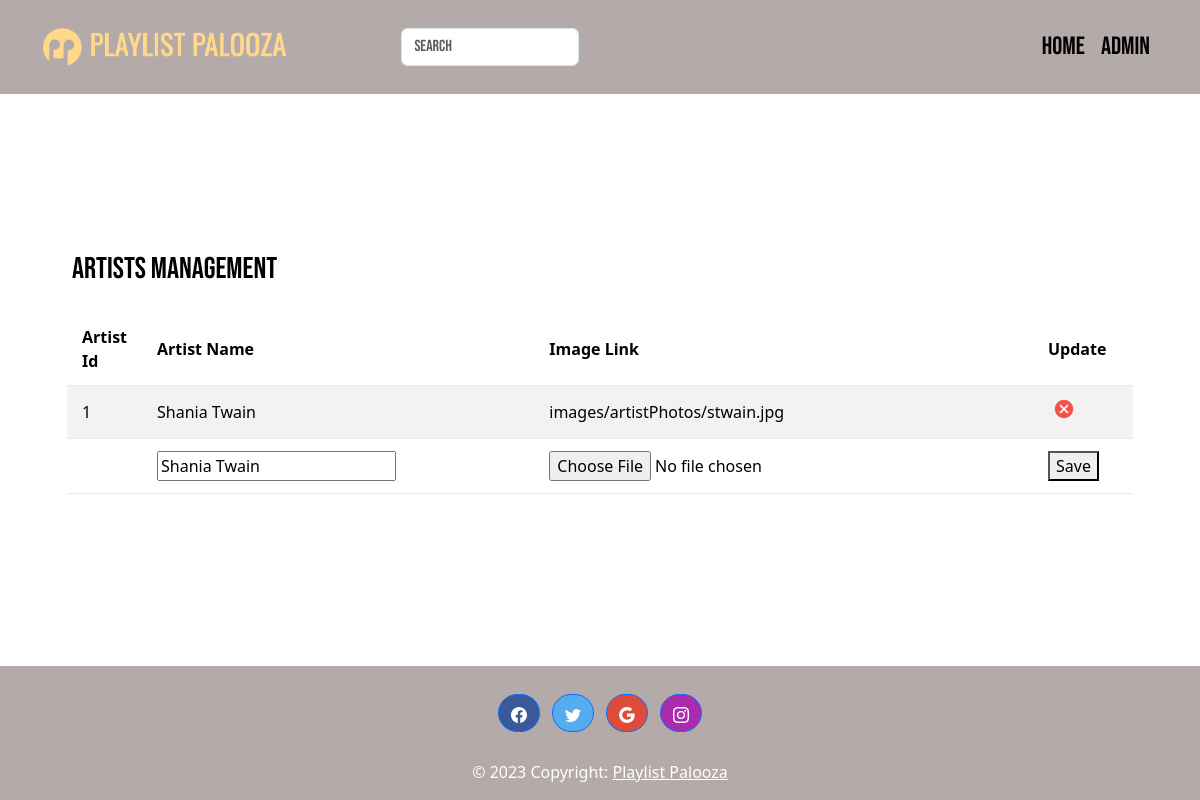
/PlaylistPalooza/edit_artists.php?id=1, run on the app's committed database.
### tables this page shows
CREATE TABLE `artist` (
  `artistId` int(255) NOT NULL,
  `artistName` varchar(50) NOT NULL,
  `imageLink` varchar(300) NOT NULL
);

### PlaylistPalooza/edit_artists.php (the view, shortened to what this page needs)
<?php
include "includes/adminHeader.php";
include "includes/dbConnect.php";
if (isset($_GET['id'])) {
  $artistId = $_GET['id'];
  $sql = "SELECT * FROM artist WHERE artistId = :artistId";
  $stmt = $db->prepare($sql);
  $stmt->bindParam(':artistId', $artistId);
  $stmt->execute();
  $artist = $stmt->fetch(PDO::FETCH_ASSOC);
}
?>
<!DOCTYPE html>
<html lang="en">
<head>
  <link rel="stylesheet" href="https://stackpath.bootstrapcdn.com/bootstrap/5.3.2/css/bootstrap.min.css" />
  <link rel="stylesheet" href="https://maxcdn.bootstrapcdn.com/font-awesome/4.7.0/css/font-awesome.min.css" />
  <link rel="stylesheet" href="css/adminPanel.css" />
</head>
<body>
  <div class="container-xl">
    <div class="table-responsive">
      <div class="table-wrapper">
        <div class="table-title">
          <div class="row">
            <div class="col-sm-5">
              <h2>Artists Management</h2>
            </div>
          </div>
        </div>
        <table class="table table-striped table-hover">
          <thead>
            <tr>
              <th>Artist Id</th>
              <th>Artist Name</th>
              <th>Image Link</th>
              <th>Update</th>
            </tr>
          </thead>
          <tbody>
            <?php if (!empty($artist)) : ?>
              <tr>
                <td><?php echo $artist['artistId']; ?></td>
                <td><?php echo $artist['artistName']; ?></td>
                <td><?php echo $artist['imageLink']; ?></td>
                <td>
                  <a href="delete_artists.php?id=<?php echo $artist['artistId']; ?>" class="delete" title="Delete" data-toggle="tooltip"><i class="material-icons">&#xE5C9;</i>
                  </a>
                </td>
              </tr>
              <tr class="edit-form">
                <form action="edit_artists.php" method="post" enctype="multipart/form-data">
                  <td><input type="hidden" name="artistId" value="<?php echo $artist['artistId']; ?>"></td>
                  <td><input type="text" name="artistName" value="<?php echo $artist['artistName']; ?>"></td>
                  <td><input type="file" name="imageFile"></td>
                  <td><button type="submit">Save</button></td>
                </form>
              </tr>
            <?php endif; ?>
          </tbody>
        </table>
      </div>
    </div>
  </div>
</body>
</html>

### PlaylistPalooza/css/styles.css (style rules this page uses)
html, body { height: 100% !important; margin: 0; }
body { display: flex; flex-direction: column; justify-content: space-between; }
.btn-primary { border-radius: 25px !important; }

### PlaylistPalooza/css/adminPanel.css (style rules this page uses)
body { color: #566787; font-family: "Montserrat"; font-size: 13px; }
.table-responsive { margin: 30px 0; }
.table-wrapper { min-width: 1000px; background: #fff; padding: 20px 25px; border-radius: 3px; box-shadow: 0 1px 1px rgba(0, 0, 0, 0.05); }
.table-title { padding-bottom: 15px; color: black; padding: 16px 30px; margin: -20px -25px 10px; border-radius: 3px 3px 0 0; font-family: bebas neue; }
.table-title h2 { margin: 5px 0 0; font-size: 30px; }
table.table tr th, table.table tr td { border-color: #e9e9e9; padding: 12px 15px; vertical-align: middle; }
table.table tr th:first-child { width: 60px; }
table.table tr th:last-child { width: 100px; }
table.table-striped tbody tr:nth-of-type(odd) { background-color: #fcfcfc; }
table.table td:last-child i { opacity: 0.9; font-size: 22px; margin: 0 5px; }
table.table td a { font-weight: bold; color: #566787; display: inline-block; text-decoration: none; }
table.table td a.delete { color: #f44336; }
table.table td i { font-size: 19px; }

### data on the page
artist: artistId "1", artistName "Shania Twain", imageLink "images/artistPhotos/stwain.jpg"
